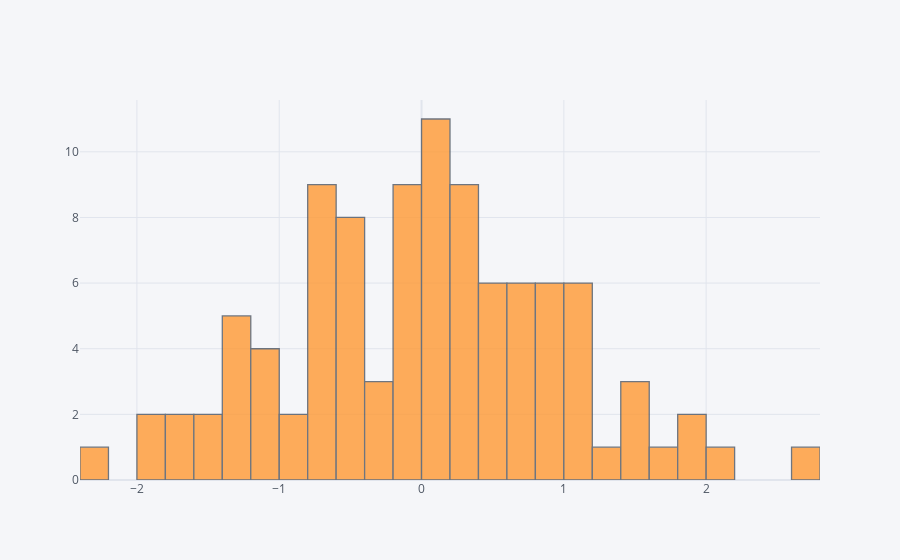

Notebook source saved alongside this figure:
### Markdown cell above
## histogram

### Code cell
df['A'].iplot(kind='hist',bins=25)

### Figure 1 — Plotly figure (JSON) as saved in the notebook; plotly's stock layout.template omitted (floating-point values rounded to 4 significant figures)
{"data": [{"histfunc": "count", "histnorm": "", "marker": {"color": "rgba(255, 153, 51, 1.0)", "line": {"color": "#4D5663", "width": 1.3}}, "name": "A", "nbinsx": 25, "opacity": 0.8, "orientation": "v", "type": "histogram", "x": [2.637, -1.951, 1.049, -1.296, 0.2769, 0.6925, 0.07606, -0.6407, -0.6801, -0.8519, -0.7791, -0.6735, 1.017, 0.2335, 0.6164, -0.06232, 0.4482, -0.02434, -0.4495, 0.2567, -0.1487, -1.272, -0.1831, 0.9512, -1.335, 0.8118, -0.4593, 0.01732, -0.1087, 0.7231, 0.2449, -0.5002, -0.679, 1.065, -0.2902, -0.5544, 0.2581, -0.2471, 0.7711, -1.104, 1.634, -0.6841, 0.4103, 0.9058, -2.316, 0.8234, 1.893, 1.111, 1.081, 0.2633, 0.6812, 1.595, -0.871, 1.134, 1.993, -1.778, -1.029, 0.1103, 0.07519, 0.4999, -0.1454, 2.006, 0.02027, -0.5025, 0.9748, -0.4235, 0.1154, 0.3129, -0.2403, 0.3752, 0.1211, -0.6445, 0.2765, 0.1094, -1.655, -0.5293, 0.4562, 0.5155, -0.1396, 0.7012, -1.114, -1.903, -1.081, -1.441, 0.4577, 1.463, -1.249, -0.6251, -0.1015, 0.1381, -1.5, 1.512, -0.1993, 0.003137, 1.358, -1.241, -0.5432, 0.01353, -0.6656, 0.9079]}], "layout": {"barmode": "overlay", "legend": {"bgcolor": "#F5F6F9", "font": {"color": "#4D5663"}}, "paper_bgcolor": "#F5F6F9", "plot_bgcolor": "#F5F6F9", "title": {"font": {"color": "#4D5663"}}, "xaxis": {"gridcolor": "#E1E5ED", "showgrid": true, "tickfont": {"color": "#4D5663"}, "title": {"font": {"color": "#4D5663"}, "text": ""}, "zerolinecolor": "#E1E5ED"}, "yaxis": {"gridcolor": "#E1E5ED", "showgrid": true, "tickfont": {"color": "#4D5663"}, "title": {"font": {"color": "#4D5663"}, "text": ""}, "zerolinecolor": "#E1E5ED"}}}
